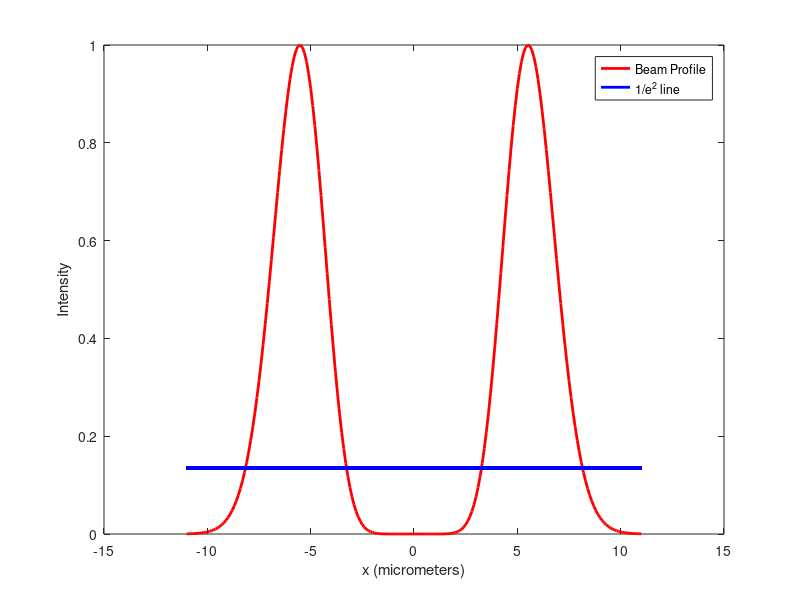

This chart was generated by the following MATLAB code: (Note: this script raises an error after producing the figure.)
%% Spot-Size calaulation of OAM modes 
%   Author: Debdutta Basu from IIT Madras
%   Date: 16.01.2024
clc;close all;clear all;
L=1550*(10^-9); % Wavelength
f=5*(10^-3); %lens focal length
r1=(-11:0.1:11)*(10^-6);% Checking the intensity around the focal point in transverse plane
inp_rad=0.00346/2; % aperture of lens
l=5;
w=(sqrt(l+1)*L*f)/(pi*inp_rad);
% Substituting the fixed values in the formula, parameter v dependent on f
% and r is defined

U1=exp(-(r1/w).^2).*((sqrt(2)*r1/w).^abs(l)); % Field equation at focal plane
for d1=1:length(r1) % Check for NaN values
    if isnan(U1(d1))
        U1(d1)=0;
    end
end
% Defining the x-axis, 7.38um is the newport camera cell size
%x=v*7.38*(10^-6);
x1=r1;
I1=(abs(U1.^2));
%figure,imagesc(I1);
%Normalising the intensity
y1=I1/max(max((I1)));
% Finding MFD at 1/e^2
I2=ones(length(r1));
I2=I2/((exp(1)).^2);
plot(x1*10^6,y1,'r','LineWidth',2);
hold on
%plot(x*10^6,y,'b');
%hold on
plot(x1*10^6,I2,'b','LineWidth',2);
legend('Beam Profile','1/e^2 line');%'Method-2(Lommel Function)',
% Increase line width and font size of the current axis (gca)
xlabel('x (micrometers)');
ylabel('Intensity');
ax = gca;
ax.LineWidth = 1; % Set the line width
ax.FontSize = 20; % Set the font size
grid on;
